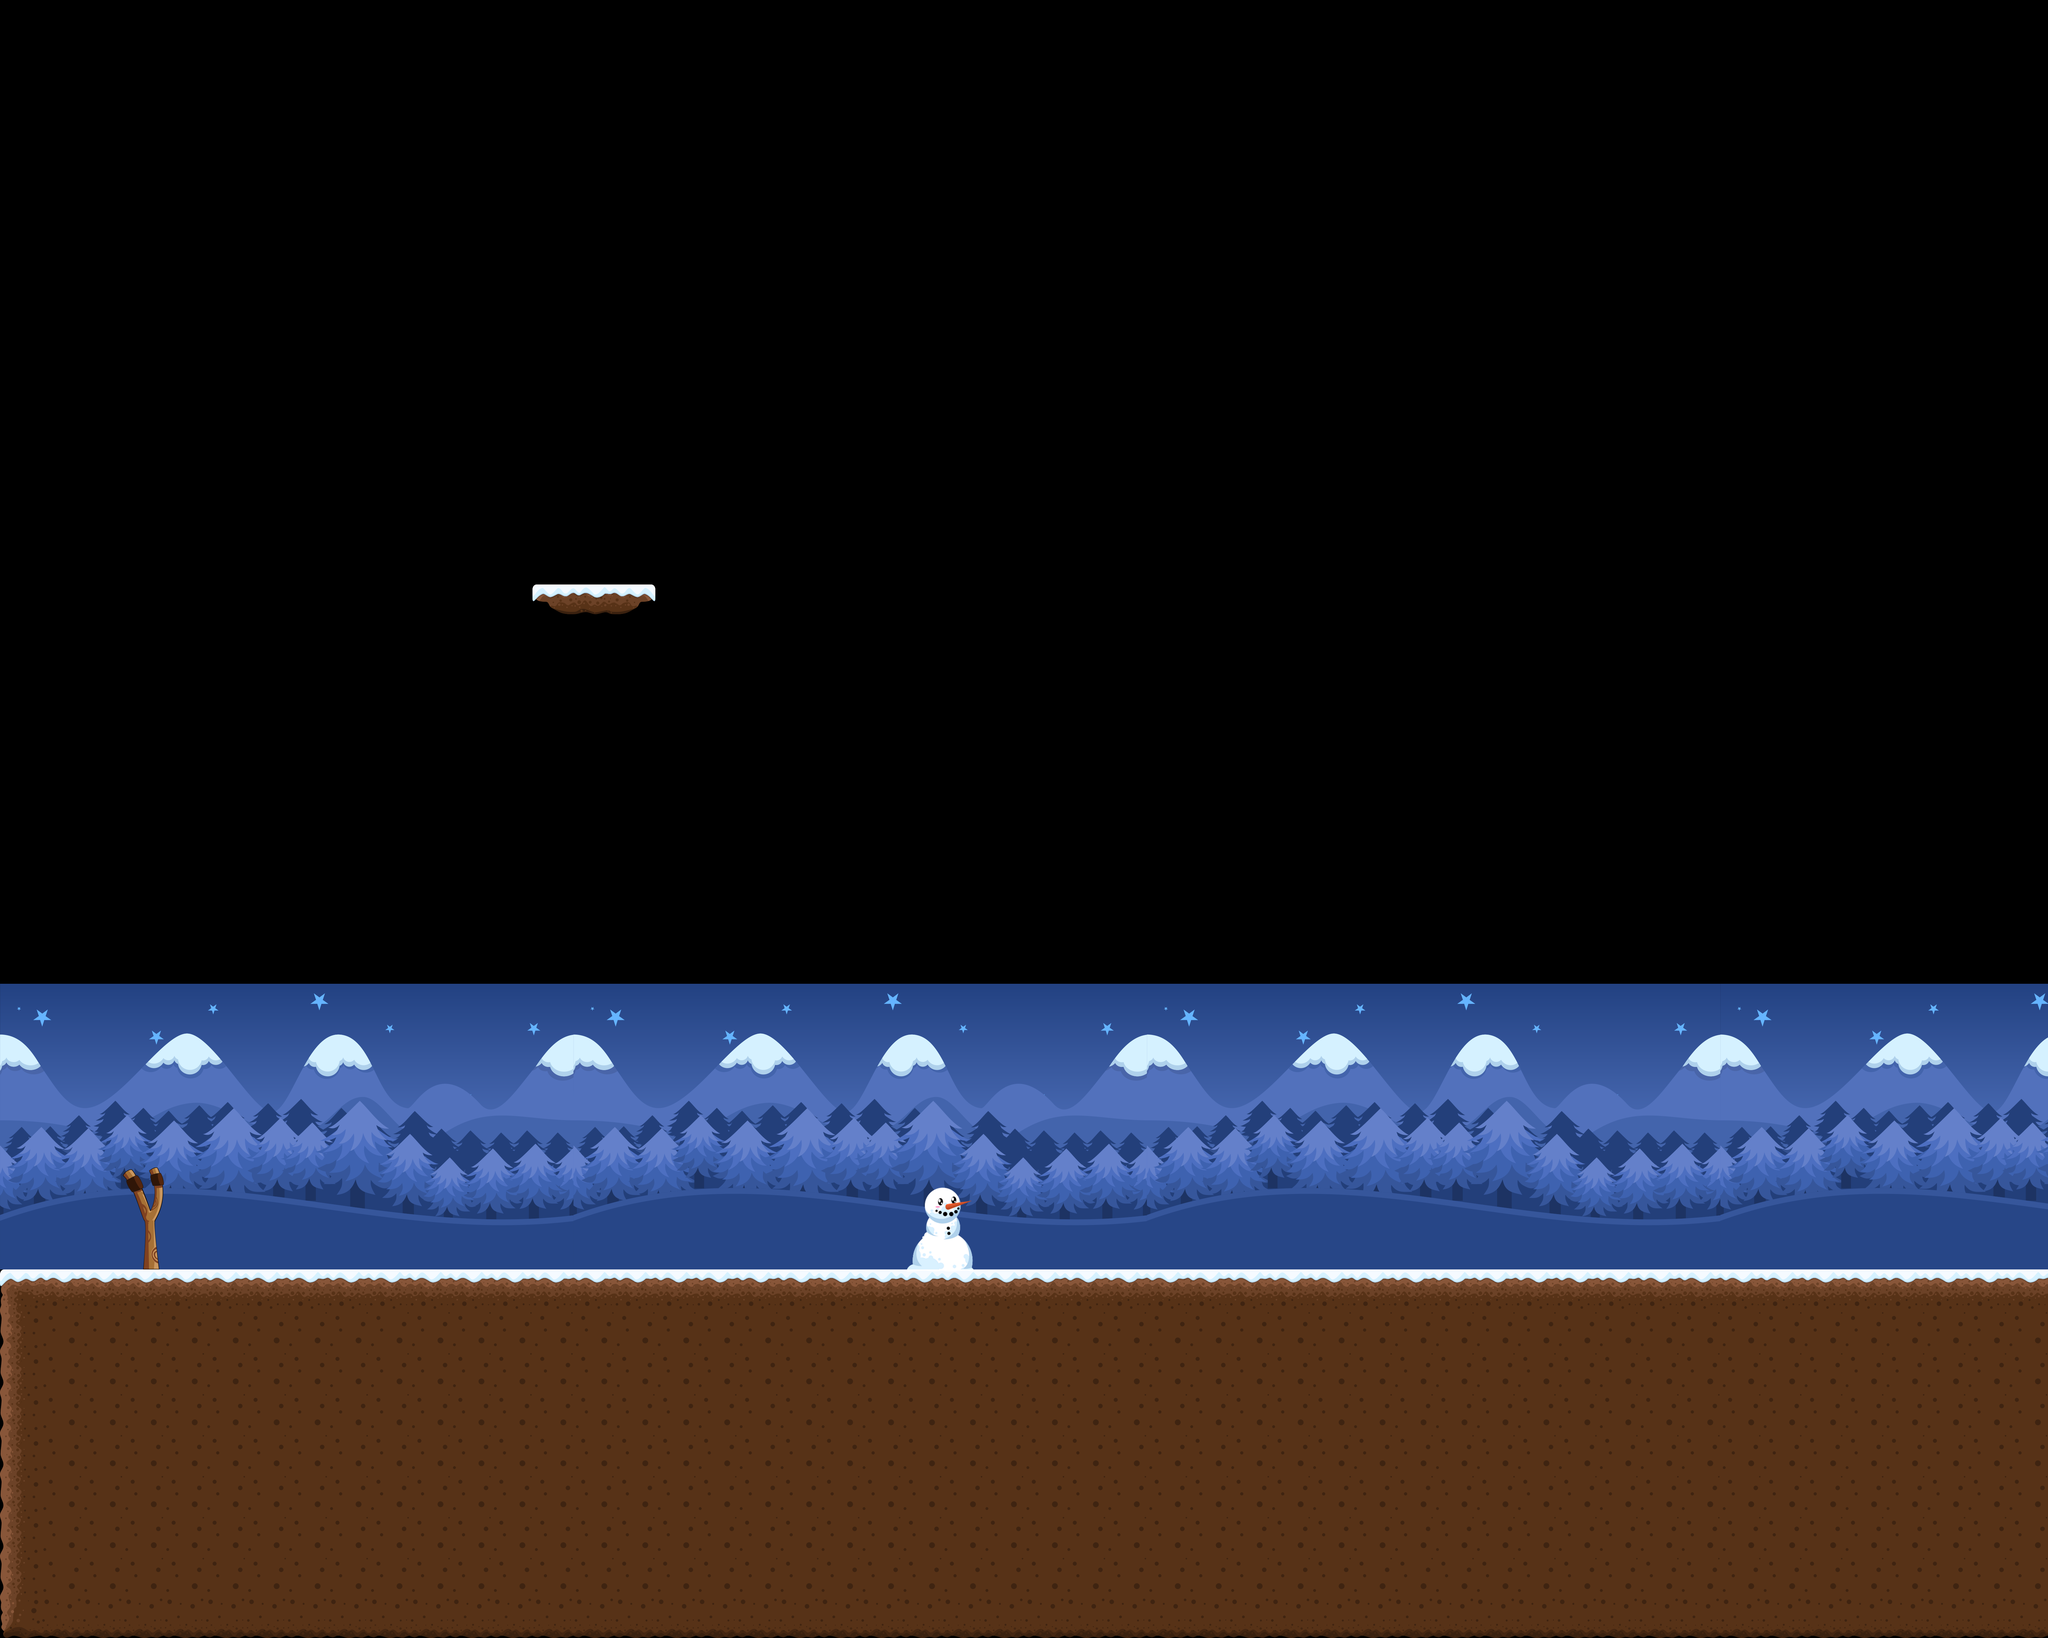

Below is a game level as drawn by its tile map, then a one-line description and the .tmx that defines it (tile-layer data replaced by summaries):
An orthogonal 50x40 tile map with 128x128 px tiles, 4 tile layers (Background, BackLayer, MiddleLayer, FrontLayer), 7 tilesets and 39 objects (SlingshotAnchor, TopLeftAnchor, BottomRightAnchor, FrontBandAnchorTop, BackBandAnchorTop, ...).

<map version="1.0" orientation="orthogonal" renderorder="right-down" width="50" height="40" tilewidth="128" tileheight="128" nextobjectid="18">
 <properties>
  <property name="BlockDestroyPoints" type="int" value="1500" />
  <property name="BlockHitPoints" type="int" value="1000" />
  <property name="Boulders" value="FFPPB" />
  <property name="GemPoints" type="int" value="5000" />
  <property name="LevelID" value="1-2" />
 </properties>
 <tileset firstgid="1" name="sheet" tilewidth="128" tileheight="128" tilecount="13" columns="13">
  <image source="snow.png" width="1664" height="128" />
 </tileset>
 <tileset firstgid="14" name="snow front adorners" tilewidth="128" tileheight="128" tilecount="4" columns="2">
  <image source="snow front adorners.png" width="256" height="256" />
 </tileset>
 <tileset firstgid="18" name="snow back adorners" tilewidth="128" tileheight="93" tilecount="3" columns="3">
  <image source="snow back adorners.png" width="384" height="93" />
 </tileset>
 <tileset firstgid="21" name="snow background" tilewidth="1800" tileheight="893" tilecount="1" columns="1">
  <image source="snow background.png" width="1800" height="893" />
 </tileset>
 <tileset firstgid="22" name="sheet" tilewidth="70" tileheight="70" tilecount="49" columns="7">
  <image source="grass.png" width="512" height="512" />
  <terraintypes>
   <terrain name="SimpleTerrain" tile="-1" />
  </terraintypes>
  <tile id="0">
   <objectgroup draworder="index">
    <object id="6" x="70" y="0">
     <polyline points="0,0 -63,0 -70,7 -70,35 -64.5,40.125 0.25,40.25" />
    </object>
   </objectgroup>
  </tile>
  <tile id="2" terrain="0,,0,">
   <objectgroup draworder="index">
    <object id="1" x="70" y="0">
     <polyline points="0,0 0,70" />
    </object>
   </objectgroup>
  </tile>
  <tile id="4">
   <objectgroup draworder="index">
    <object id="1" x="0" y="0">
     <polyline points="0,0 70,70" />
    </object>
   </objectgroup>
  </tile>
  <tile id="7">
   <objectgroup draworder="index">
    <object id="2" x="0" y="7">
     <polyline points="0,0 7,-7 63,-7 70,0 70,28 64.5,33.375 6.75,33.125 0,28 0,0" />
    </object>
   </objectgroup>
  </tile>
  <tile id="9" terrain=",0,,0">
   <objectgroup draworder="index">
    <object id="1" x="0" y="0">
     <polyline points="0,0 0,70" />
    </object>
   </objectgroup>
  </tile>
  <tile id="10">
   <objectgroup draworder="index">
    <object id="1" x="0" y="7">
     <polyline points="0,0 7,-7 63,-7 70,0 70,56 63,63 7,63 0,56 0,0" />
    </object>
   </objectgroup>
  </tile>
  <tile id="11">
   <objectgroup draworder="index">
    <object id="2" x="0" y="21">
     <polyline points="0,0 0,-14 7,-21 63,-21 70,-14 70,0" />
    </object>
   </objectgroup>
  </tile>
  <tile id="14">
   <objectgroup draworder="index">
    <object id="3" x="-0.25" y="69.5">
     <polyline points="0,0 12.25,-12.375 23.25,0.25 35.125,-12.125 46.75,-0.375 58.625,-12.375 70.5,0.375" />
    </object>
   </objectgroup>
  </tile>
  <tile id="15" terrain="0,,,">
   <objectgroup draworder="index">
    <object id="1" x="70" y="0">
     <polyline points="0,0 0,70 -70,70" />
    </object>
   </objectgroup>
  </tile>
  <tile id="17">
   <objectgroup draworder="index">
    <object id="1" x="0" y="0">
     <polyline points="0,0 63,0 70,7 70,21 64.375,43.125 49.625,57 14.375,68.625 0,70" />
    </object>
   </objectgroup>
  </tile>
  <tile id="18">
   <objectgroup draworder="index">
    <object id="1" x="0" y="0">
     <polyline points="0,0 63,0 70,7 70,63 63,70 0,70" />
    </object>
   </objectgroup>
  </tile>
  <tile id="21">
   <objectgroup draworder="index">
    <object id="1" x="70" y="0.5">
     <polyline points="0,-0.5 -14.25,21.875 -37.25,28.625 -46,55.125 -70,69.5" />
    </object>
   </objectgroup>
  </tile>
  <tile id="22" terrain=",0,,">
   <objectgroup draworder="index">
    <object id="1" x="0" y="0">
     <polyline points="0,0 0,70 70,70" />
    </object>
   </objectgroup>
  </tile>
  <tile id="23">
   <objectgroup draworder="index">
    <object id="3" x="0" y="42">
     <polyline points="0.25,-1.625 70.75,-1.625" />
    </object>
    <object id="5" x="0" y="0">
     <polyline points="0,0 70,0" />
    </object>
   </objectgroup>
  </tile>
  <tile id="24">
   <objectgroup draworder="index">
    <object id="1" x="70" y="0">
     <polyline points="0,0 -63,0 -70,7 -70.25,25.75 -64.125,42.5 -49,56 -35,63 -7,70 0,70" />
    </object>
   </objectgroup>
  </tile>
  <tile id="25">
   <objectgroup draworder="index">
    <object id="1" x="0" y="0">
     <polyline points="0,0 70,0" />
    </object>
   </objectgroup>
  </tile>
  <tile id="28">
   <objectgroup draworder="index">
    <object id="1" x="0" y="0">
     <polyline points="0,0 14.75,22.625 37.5,28.875 46.25,55.25 70,70" />
    </object>
   </objectgroup>
  </tile>
  <tile id="30" terrain=",,0,">
   <objectgroup draworder="index">
    <object id="2" x="0" y="0">
     <polyline points="0,0 70,0 70,70" />
    </object>
   </objectgroup>
  </tile>
  <tile id="31">
   <objectgroup draworder="index">
    <object id="2" x="0" y="0">
     <polyline points="0,0 63,0 70,7 70.125,23.375 0,70" />
    </object>
   </objectgroup>
  </tile>
  <tile id="32">
   <objectgroup draworder="index">
    <object id="1" x="70" y="0">
     <polyline points="0,0 -63,0 -70,7 -70,63 -63,70 0,70" />
    </object>
   </objectgroup>
  </tile>
  <tile id="35" terrain="0,0,0,0" />
  <tile id="36">
   <objectgroup draworder="index">
    <object id="1" x="0" y="0">
     <polyline points="0,0 23,11.5 32.875,38.375 55.5,45.875 70,70" />
    </object>
   </objectgroup>
  </tile>
  <tile id="37" terrain=",,,0">
   <objectgroup draworder="index">
    <object id="1" x="0" y="70">
     <polyline points="0,0 0,-70 70,-70" />
    </object>
   </objectgroup>
  </tile>
  <tile id="38">
   <objectgroup draworder="index">
    <object id="2" x="70" y="0">
     <polyline points="0,0 -63,0 -70,7 -70,23.375 0,70" />
    </object>
   </objectgroup>
  </tile>
  <tile id="39">
   <objectgroup draworder="index">
    <object id="2" x="0" y="7">
     <polyline points="0,0 3.5,-7 64.5,-6.875 70.125,-1.125 70,56 63,63 7,63 0,56 0,0" />
    </object>
   </objectgroup>
  </tile>
  <tile id="42" terrain="0,0,,">
   <objectgroup draworder="index">
    <object id="1" x="0" y="70">
     <polyline points="0,0 70,0" />
    </object>
   </objectgroup>
  </tile>
  <tile id="43">
   <objectgroup draworder="index">
    <object id="1" x="70" y="0">
     <polyline points="0,0 -24.5,14 -31.5,38.5 -56,45.5 -70,70" />
    </object>
   </objectgroup>
  </tile>
  <tile id="45">
   <objectgroup draworder="index">
    <!-- 12 objects omitted --></objectgroup>
  </tile>
  <tile id="46">
   <objectgroup draworder="index">
    <!-- 11 objects omitted --></objectgroup>
  </tile>
 </tileset>
 <tileset firstgid="71" name="SlingShotA" tilewidth="128" tileheight="128" tilecount="10" columns="2">
  <image source="SlingShot2A.png" width="256" height="640" />
 </tileset>
 <tileset firstgid="81" name="SlingShotB" tilewidth="128" tileheight="128" tilecount="10" columns="2">
  <image source="SlingShot2B.png" width="256" height="640" />
 </tileset>
 <layer name="Background" width="50" height="40">
  <data>[2000 cells, 7 non-empty, 3 distinct tile ids]</data>
 </layer>
 <layer name="BackLayer" width="50" height="40">
  <data>[2000 cells, 3 non-empty, 3 distinct tile ids]</data>
 </layer>
 <layer name="MiddleLayer" width="50" height="40">
  <data>[2000 cells, 459 non-empty, 14 distinct tile ids]</data>
 </layer>
 <layer name="FrontLayer" width="50" height="40">
  <data>[2000 cells, 13 non-empty, 12 distinct tile ids]</data>
 </layer>
 <objectgroup name="AnchorLayer">
  <!-- 10 objects omitted --></objectgroup>
 <objectgroup name="PhysicLayer">
  <!-- 3 objects omitted --></objectgroup>
 <objectgroup color="#ff0000" name="BonusLayer">
  <!-- 1 objects omitted --></objectgroup>
</map>
<!-- 12 of 39 objects omitted -->
